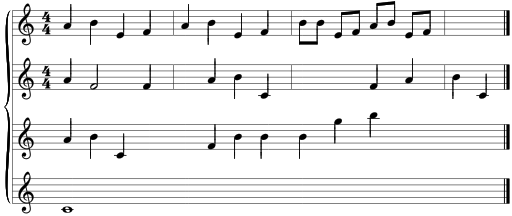
#> input picture Junk/Yamani/test3.png, 512 x 216 px
$ jupyter execute --allow-errors 'Separate Line Iterate To Determine Kernel Size.ipynb'   (older library calls are emulated)
#> lines starting #> are read from the running program, lines starting #| are printed output that depends on the picture; after the words box and inside, x2 and y2 are one past the last pixel; in counts of white or black regions, pixels touching at a corner belong together
### Junk/Yamani/my_commonfunctions.py


import skimage.io as io
import matplotlib.pyplot as plt
import numpy as np
from skimage.exposure import histogram
from skimage.transform import probabilistic_hough_line
from matplotlib.pyplot import bar
from skimage.color import *

# Convolution:
from scipy.signal import convolve2d
from scipy import fftpack
import math

from skimage.util import random_noise
from skimage.filters import median
from skimage.feature import canny
from skimage.measure import label
from skimage.color import label2rgb

import cv2


# Edges
from skimage.filters import sobel_h, sobel, sobel_v,roberts, prewitt

# Show the figures / plots inside the notebook
# [40 lines left out: functions my_show_images, my_show_hist, my_imread_gray, not called in this run]


def my_close(src, kernel):
    dilated = cv2.dilate(src, kernel)
    return cv2.erode(dilated, kernel)


def my_open(src, kernel):
    dilated = cv2.erode(src, kernel)
    return cv2.dilate(dilated, kernel)


# [83 lines left out: functions get_distance_between_staves_and_staff_thickness, most_frequent_white_length, get_line_separation_kernel_size_from_distance_between_staves, get_rotation_angle, rotate_bound, not called in this run]

### Junk/Yamani/Separate Line Iterate To Determine Kernel Size.ipynb
[cell 1]
import numpy as np
import matplotlib
from matplotlib import pyplot as plt
from skimage import io
from skimage.color import *
import cv2
from my_commonfunctions import *
from tqdm import trange

matplotlib.rcParams['figure.dpi'] = 200

[cell 2]
def get_initial_contours_y(img_gray_uint8, kernel_size):
    # 1. Canny
    edges = cv2.Canny(img_gray_uint8, 100, 200)

    # 2. Closing
    k = np.ones(kernel_size)
    closed = my_close(edges, k)

    # 3. White pixels freq in each row
    closed_bin = closed > 200
    sum_of_rows = np.sum(closed_bin, axis=1) # Sum of each row
    img_width = img_gray_uint8.shape[1]
    is_line = (sum_of_rows / img_width) > 0.8 # Normalization & thresholding (If percentage of white pixels of each row is 80% or higher, this row is considered a line)

    # 4. Contours of is_line
    image, init_contours, hierarchy = cv2.findContours((is_line*255).astype(np.uint8),
                                              cv2.RETR_TREE,
                                              cv2.CHAIN_APPROX_SIMPLE)
    init_contours = np.array(init_contours).squeeze()
    init_contours_y = init_contours.T[1].T

    return init_contours_y.squeeze()

[cell 3]
test3_gray = (rgb2gray(io.imread('test3.png')) * 255).astype(np.uint8)
#> test3_gray: shape (216, 512); min 0, max 255, mean 234.4
test3_w1000_gray = (rgb2gray(io.imread('test3_w1000.png')) * 255).astype(np.uint8)
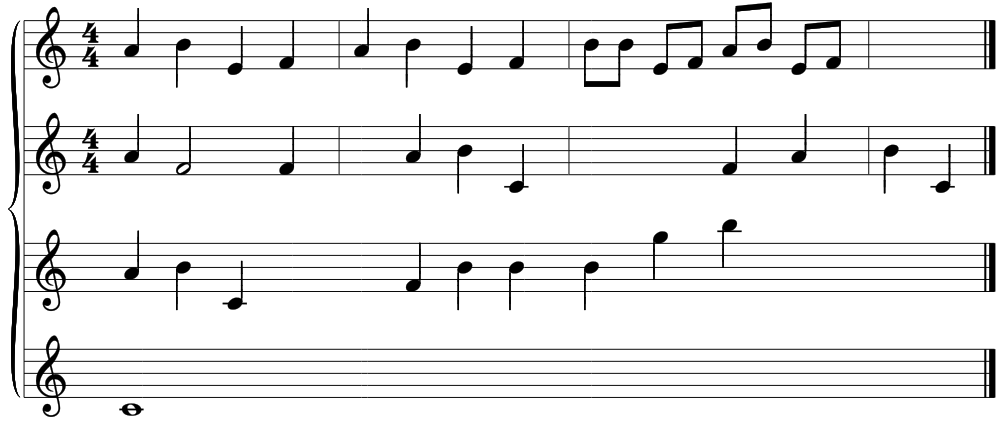
#> input picture Junk/Yamani/test3_w1000.png, 1000 x 422 px
#> test3_w1000_gray: shape (422, 1000); min 0, max 255, mean 234.9
test3_w1300_gray = (rgb2gray(io.imread('test3_w1300.png')) * 255).astype(np.uint8)
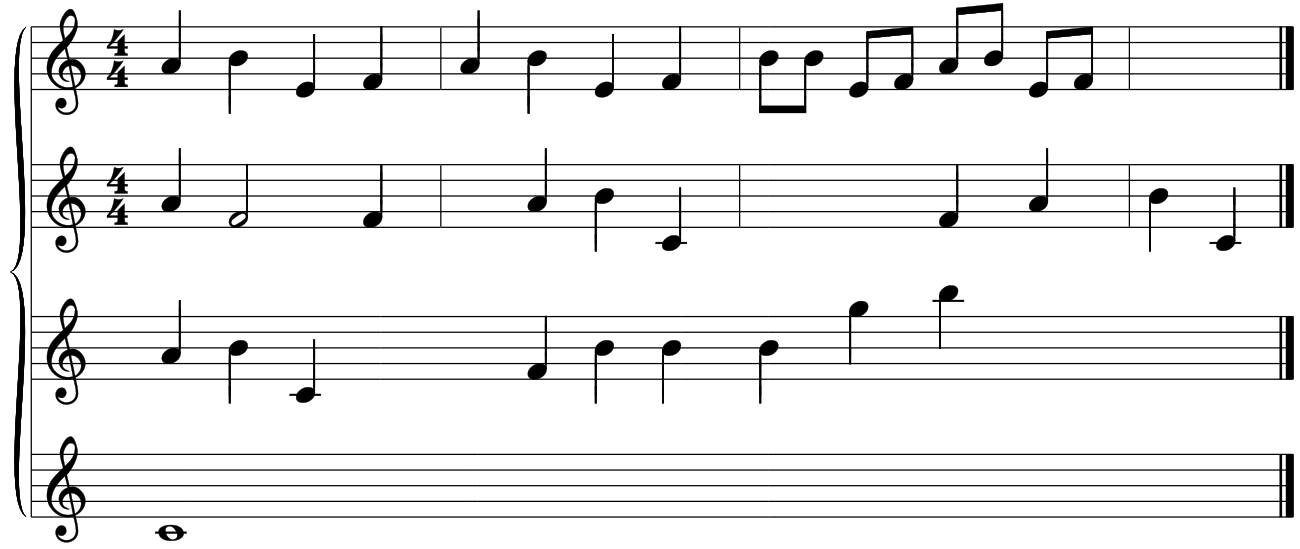
#> input picture Junk/Yamani/test3_w1300.png, 1300 x 549 px
#> test3_w1300_gray: shape (549, 1300); min 0, max 255, mean 235
test3_w2500_gray = (rgb2gray(io.imread('test3_w2500.png')) * 255).astype(np.uint8)
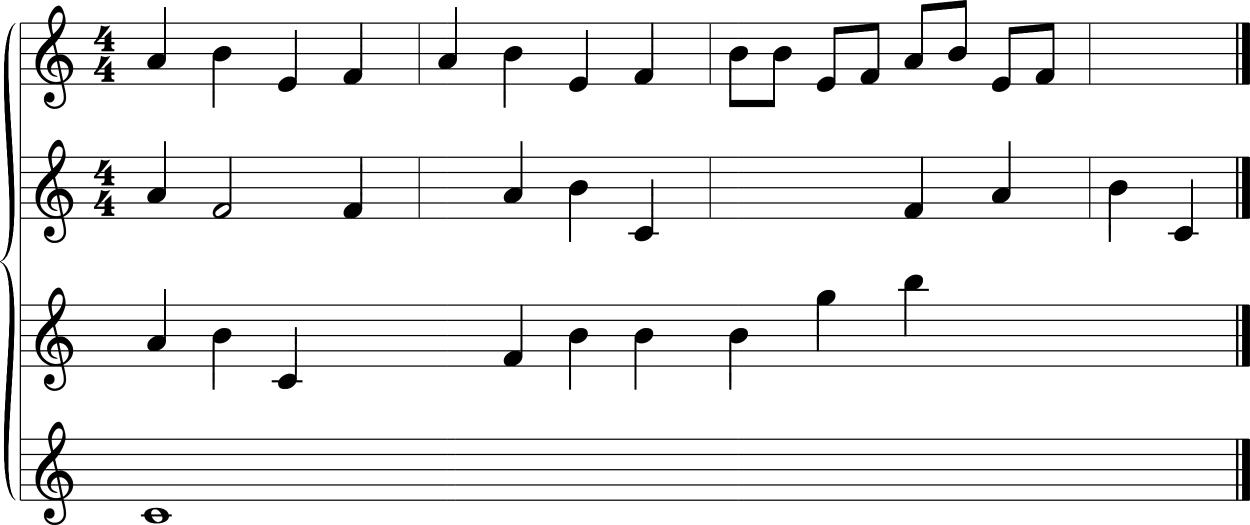
#> input picture Junk/Yamani/test3_w2500.png, 2500 x 1050 px (shown at 1/2 size)
#> test3_w2500_gray: shape (1050, 2500); min 0, max 255, mean 234.5
test4_gray = (rgb2gray(io.imread('test4.png')) * 255).astype(np.uint8)
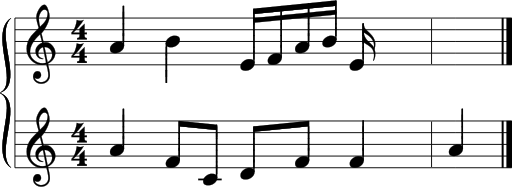
#> input picture Junk/Yamani/test4.png, 512 x 188 px
#> test4_gray: shape (188, 512); min 0, max 255, mean 223.3
test5_gray = (rgb2gray(io.imread('test5.png')) * 255).astype(np.uint8)
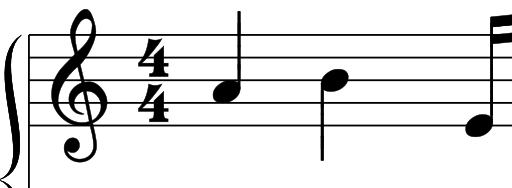
#> input picture Junk/Yamani/test5.png, 512 x 188 px
#> test5_gray: shape (188, 512); min 0, max 255, mean 224.7
#> (the rest of this cell did not finish here and is left out)

[cell 4]
num_of_contours = []
#> num_of_contours = []
print(get_initial_contours_y(test3_gray, (33, 33)))
#> in get_initial_contours_y, `edges = cv2.Canny(img_gray_uint8, 100, 200)`:
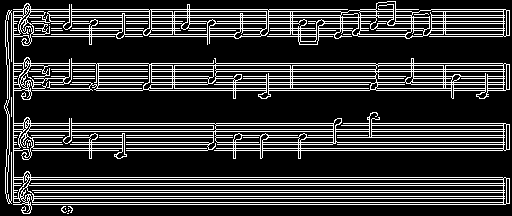
#> edges: shape (216, 512); 20% white in thin lines or dots
#> in my_close, `dilated = cv2.dilate(src, kernel)`: dilated: shape (216, 512); every value is 255
#> in get_initial_contours_y, `closed_bin = closed > 200`: closed_bin: shape (216, 512) bool; every value is 1
#> in get_initial_contours_y, `sum_of_rows = np.sum(closed_bin, axis=1)`: sum_of_rows = 216 values from 512 to 512
#> in get_initial_contours_y, `image, init_contours, hierarchy = cv2.findContours((is_line*255).astyp..`: image = 216 values from 255 to 255; init_contours = [[[0, 0], [0, 215]]]
#> in get_initial_contours_y, `init_contours = np.array(init_contours).squeeze()`: init_contours = [[0, 0], [0, 215]]
#> in get_initial_contours_y, `init_contours_y = init_contours.T[1].T`: init_contours_y = [0, 215]
#| [  0 215]

[cell 5]
def get_k_min_k_max(img_gray_uint8):
    all_num_of_contours = []
    for kernel_size in trange(3, 513, 2):
        initial_contours_y = get_initial_contours_y(img_gray_uint8, (kernel_size, kernel_size))
        num_of_contours = 0
        if len(initial_contours_y.shape) == 2:
            num_of_contours = initial_contours_y.shape[0]
        else:
            num_of_contours = 1
        img_height = img_gray_uint8.shape[0]
        print(initial_contours_y.shape)
        if (num_of_contours == 1) and ((initial_contours_y[0] == 0) and (initial_contours_y[1] == img_height-1)):
            return all_num_of_contours
        all_num_of_contours.append(num_of_contours)
#> this loop made 16 passes
#> (init_contours in get_initial_contours_y, initial_contours_y) on passes 2 to 9: (4 contours, all with area under 20, [[177, 204], [123, 150], [63, 90], [9, 36]]), (4 contours, all with area under 20, [[177, 204], [123, 150], [63, 90], [9, 36]]), (4 contours, all with area under 20, [[177, 204], [123, 150], [63, 90], [9, 36]]), (4 contours, all with area under 20, [[177, 204], [123, 150], [63, 90], [9, 36]]), (4 contours, all with area under 20, [[177, 204], [123, 150], [63, 90], [9, 36]]), (4 contours, all with area under 20, [[177, 204], [123, 150], [63, 90], [9, 36]]), (4 contours, all with area under 20, [[177, 204], [123, 150], [63, 90], [9, 36]]), (4 contours, all with area under 20, [[177, 204], [123, 150], [63, 90], [0, 36]])
#> init_contours in get_initial_contours_y on passes 1, 16: 20 contours, all with area under 20, [[0, 0], [0, 215]]
#> pass 2, in my_close (call 3), `dilated = cv2.dilate(src, kernel)`:
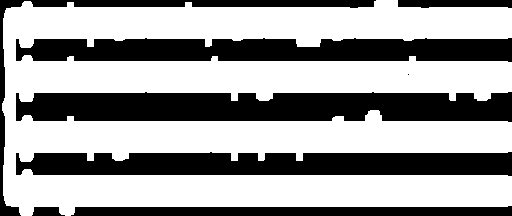
#> dilated: shape (216, 512); 61.8% white; 8 black regions (1 under 20 px), largest, box (x1, y1, x2, y2) and area: (16, 92, 512, 122) 13105, (16, 152, 512, 176) 10395, (16, 38, 512, 62) 10265
#> after the loop, all_num_of_contours = [20, 4, 4, 4, 4, 4, 4, 4, 4, 4, 4, 4, 2, 2, 2]
#> this loop made 33 passes
#> (init_contours in get_initial_contours_y, initial_contours_y) on passes 5 to 12: (4 contours, all with area under 20, [[348, 398], [242, 292], [125, 175], [19, 69]]), (4 contours, all with area under 20, [[348, 398], [242, 292], [125, 175], [19, 69]]), (4 contours, all with area under 20, [[348, 398], [242, 292], [125, 175], [19, 69]]), (4 contours, all with area under 20, [[348, 398], [242, 292], [125, 175], [19, 69]]), (4 contours, all with area under 20, [[348, 398], [242, 292], [125, 175], [19, 69]]), (4 contours, all with area under 20, [[348, 398], [242, 292], [125, 175], [19, 69]]), (4 contours, all with area under 20, [[348, 398], [242, 292], [125, 175], [19, 69]]), (4 contours, all with area under 20, [[348, 398], [242, 292], [125, 175], [19, 69]])
#> after the loop, all_num_of_contours = 32 values, max 20 at index 0, min 2 at index 27, mean 5.69
#| [20, 20, 20, 20, 4, 4, 4, 4, 4, 4, 4, 4, 4, 4, 4, 4, 4, 4, 4, 4, 4, 4, 4, 4, 4, 4, 4, 2, 2, 2, 2, 2]
#> this loop made 43 passes
#> (init_contours in get_initial_contours_y, initial_contours_y) on passes 7 to 14: (4 contours, all with area under 20, [[453, 518], [315, 380], [163, 228], [25, 90]]), (4 contours, all with area under 20, [[453, 518], [315, 380], [163, 228], [25, 90]]), (4 contours, all with area under 20, [[453, 518], [315, 380], [163, 228], [25, 90]]), (4 contours, all with area under 20, [[453, 518], [315, 380], [163, 228], [25, 90]]), (4 contours, all with area under 20, [[453, 518], [315, 380], [163, 228], [25, 90]]), (4 contours, all with area under 20, [[453, 518], [315, 380], [163, 228], [25, 90]]), (4 contours, all with area under 20, [[453, 518], [315, 380], [163, 228], [25, 90]]), (4 contours, all with area under 20, [[453, 518], [315, 380], [163, 228], [25, 90]])
#> pass 1, in get_initial_contours_y (call 51), `closed = my_close(edges, k)`:
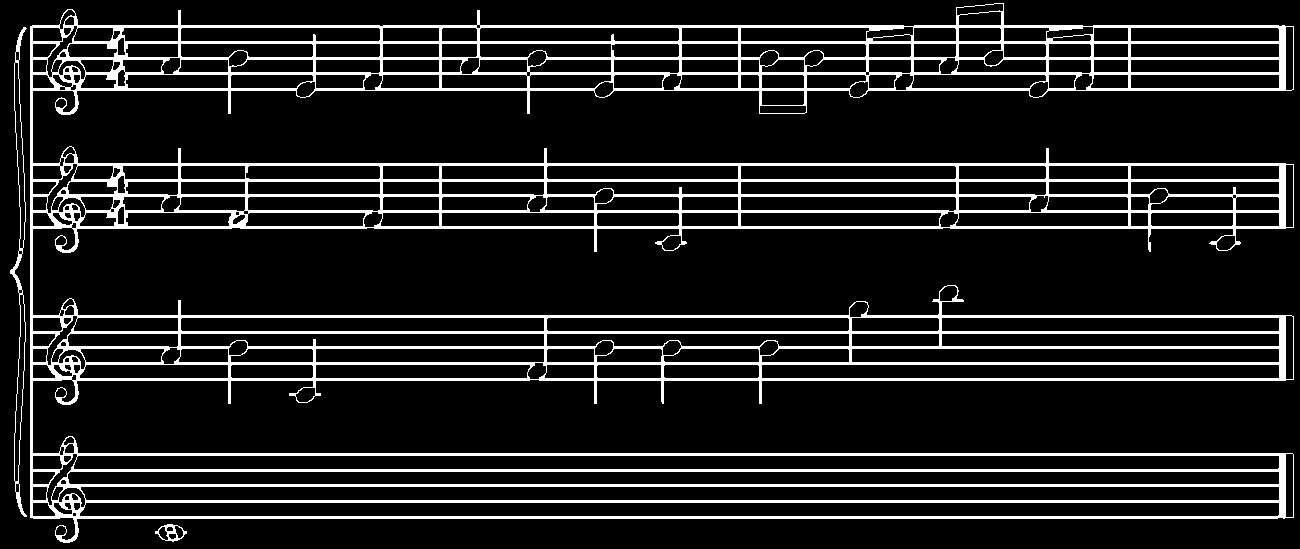
#> closed: shape (549, 1300); 12.6% white; 3 white regions, box (x1, y1, x2, y2) and area: (30, 3, 1294, 543) 88340, (10, 27, 27, 517) 1176, (155, 524, 187, 542) 197
#> after the loop, all_num_of_contours = 42 values, max 20 at index 0, min 2 at index 35, mean 5.86
#| [20, 20, 20, 20, 20, 16, 4, 4, 4, 4, 4, 4, 4, 4, 4, 4, 4, 4, 4, 4, 4, 4, 4, 4, 4, 4, 4, 4, 4, 4, 4, 4, 4, 4, 4, 2, 2, 2, 2, 2, 2, 2]
#> this loop made 85 passes
#> pass 1, in get_initial_contours_y (call 94), `closed = my_close(edges, k)`:
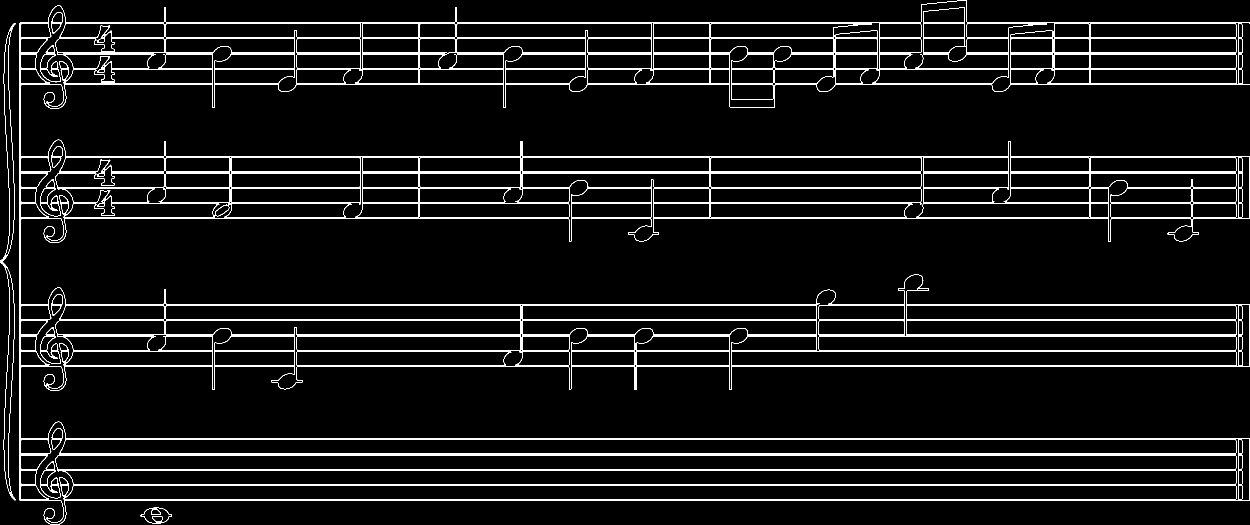
#> closed: shape (1050, 2500) (shown at 1/2 size); 7.2% white; 14 white regions (3 under 20 px), largest, box (x1, y1, x2, y2) and area: (39, 0, 2500, 1050) 184616, (0, 46, 31, 1001) 2078, (80, 922, 122, 997) 512
#> (printed output is left out)
#| [10, 10, 10, 7, 2, 2, 2, 2, 2, 2, 2, 2, 2, 2, 2, 2, 2, 2, 2, 2, 2, 2, 2, 2, 2, 2]
#> this loop made 61 passes
#> pass 1, in get_initial_contours_y (call 206), `closed = my_close(edges, k)`:
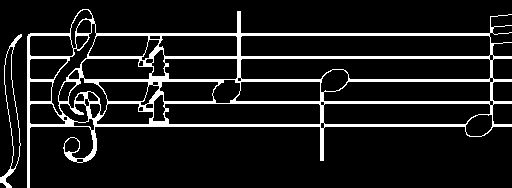
#> closed: shape (188, 512); 10.8% white; 2 white regions, box (x1, y1, x2, y2) and area: (27, 9, 512, 188) 9958, (0, 34, 22, 188) 420
    return all_num_of_contours

[cell 6]
get_k_min_k_max(test3_gray)

[cell 7]
print(get_k_min_k_max(test3_w1000_gray))

[cell 8]
print(get_k_min_k_max(test3_w1300_gray))

[cell 9]
print(get_k_min_k_max(test3_w2500_gray))

[cell 10]
print(get_k_min_k_max(test4_gray))

[cell 11]
print(get_k_min_k_max(test5_gray))
#| [5, 5, 5, 5, 5, 5, 5, 5, 5, 1, 1, 1, 1, 1, 1, 1, 1, 1, 1, 1, 1, 1, 1, 1, 1, 1, 1, 1, 1, 1, 1, 1, 1, 1, 1, 1, 1, 1, 1, 1, 1, 1, 1, 1, 1, 1, 1, 1, 1, 1, 1, 1, 1, 1, 1, 1, 1, 1, 1, 1]
